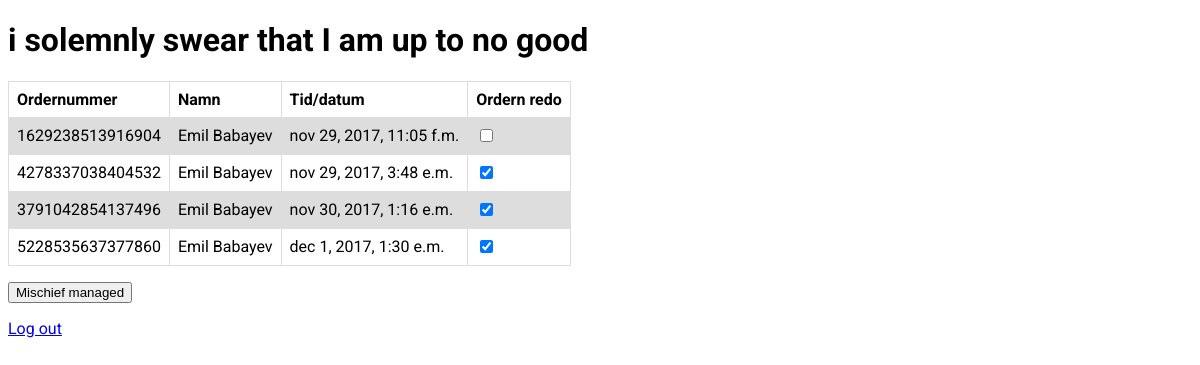
The page /order/ (signed in) on the database as committed earlier.
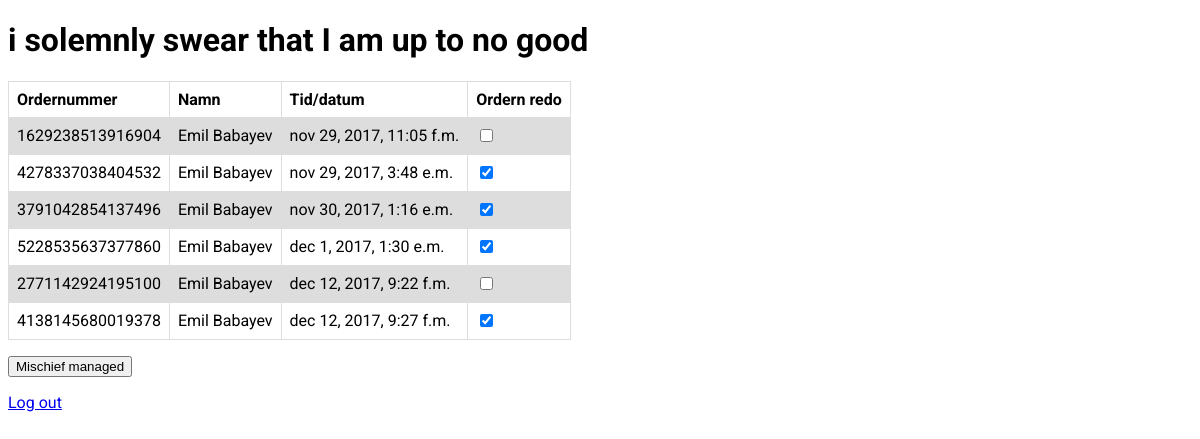
The same page on the database as committed later.
### order/models.py (models this page shows, shortened)
class Order(models.Model):
    name = models.CharField(max_length=200)
    email = models.EmailField(max_length=200)
    order_number = models.IntegerField()
    order = models.TextField(max_length=1000)
    date_time = models.DateTimeField(default=datetime.now())
    orderDelivered = models.BooleanField(default=False)
    is_mail_sent = models.BooleanField(default=False)

### order/views.py (the view, shortened to what this page needs)
@login_required(login_url='/order/login/')
def manage(request):
    for order in Order.objects.all():
        if order.is_mail_sent is False and order.orderDelivered is True:
            delivery_email(order.email, order.name, order.order_number, order.date_time)
            order.is_mail_sent = True
            order.save()
    return render(request, 'order/manage.html', {'orders': Order.objects.all(), 'id': "embas"})

### order/templates/order/manage.html (shortened to what this page needs)
<!DOCTYPE html>
<html lang="en">
<head>
</head>
<body>
    <h1>i solemnly swear that I am up to no good</h1>
    <form action="/order/manage/" method="post">
        <table>
        <tr>
            <th>Ordernummer</th>
            <th>Namn</th>
            <th>Tid/datum</th>
            <th>Ordern redo</th>
        </tr>
        {% for order in orders %}
        <tr>
            <td>{{ order.order_number }}</td>
            <td>{{ order.name }}</td>
            <td>{{ order.date_time }}</td>
            <td><input id="box" type="checkbox" value="True" name="{{ order.order_number }}" {% if order.orderDelivered %} checked {% endif %} /></td>
        </tr>
        {% endfor %}
        </table>
        <p><input type="submit" value="Mischief managed"></p>
    </form>
    <a href="/order/logout/">Log out</a>
</body>
</html>

### order/templates/order/manage.html (style rules this page uses)
body { font-family: 'Roboto', sans-serif; }
table { border-collapse: collapse; width: auto; }
td, th { border: 1px solid #dddddd; text-align: left; padding: 8px; }
tr:nth-child(even) { background-color: #dddddd; }

Rows that differ between the two databases and show on the page:
added Order: order_number "2771142924195100", name "Emil Babayev", date_time "dec 12, 2017, 9:22 f.m."
added Order: order_number "4138145680019378", name "Emil Babayev", date_time "dec 12, 2017, 9:27 f.m.", orderDelivered "☑"
